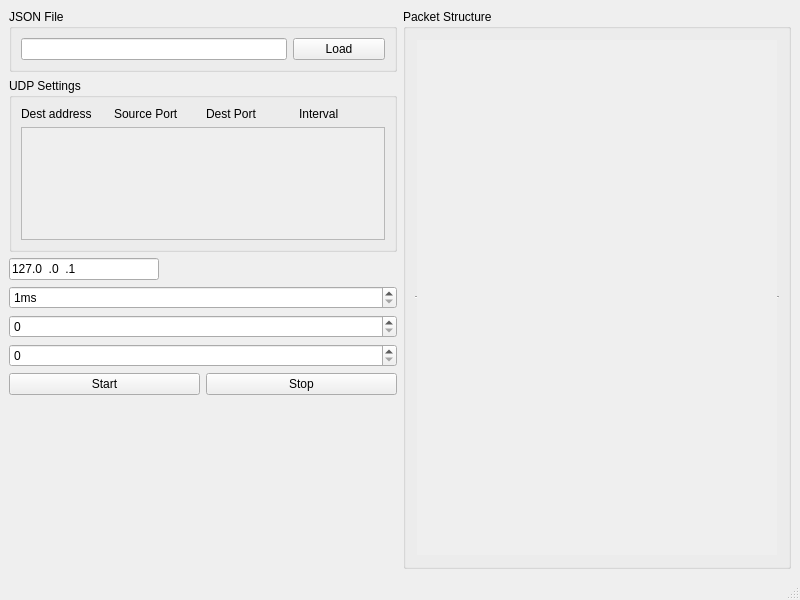
<?xml version="1.0" encoding="UTF-8"?>
<ui version="4.0">
 <class>MainWindow</class>
 <widget class="QMainWindow" name="MainWindow">
  <property name="geometry">
   <rect>
    <x>0</x>
    <y>0</y>
    <width>800</width>
    <height>600</height>
   </rect>
  </property>
  <property name="windowTitle">
   <string>MainWindow</string>
  </property>
  <property name="tabShape">
   <enum>QTabWidget::TabShape::Rounded</enum>
  </property>
  <widget class="QWidget" name="centralwidget">
   <layout class="QHBoxLayout" name="horizontalLayout_3">
    <item>
     <layout class="QVBoxLayout" name="verticalLayout_2">
      <item>
       <widget class="QGroupBox" name="groupBox">
        <property name="maximumSize">
         <size>
          <width>500</width>
          <height>16777215</height>
         </size>
        </property>
        <property name="title">
         <string>JSON File</string>
        </property>
        <layout class="QHBoxLayout" name="horizontalLayout">
         <item>
          <widget class="QLineEdit" name="leLoadPath"/>
         </item>
         <item>
          <widget class="QPushButton" name="btnLoadJson">
           <property name="minimumSize">
            <size>
             <width>92</width>
             <height>0</height>
            </size>
           </property>
           <property name="text">
            <string>Load</string>
           </property>
          </widget>
         </item>
        </layout>
       </widget>
      </item>
      <item>
       <widget class="QGroupBox" name="groupBox_2">
        <property name="maximumSize">
         <size>
          <width>500</width>
          <height>16777215</height>
         </size>
        </property>
        <property name="title">
         <string>UDP Settings</string>
        </property>
        <layout class="QGridLayout" name="gridLayout">
         <item row="0" column="0">
          <layout class="QHBoxLayout" name="horizontalLayout_2">
           <property name="leftMargin">
            <number>0</number>
           </property>
           <item>
            <widget class="QLabel" name="labelAddress">
             <property name="text">
              <string>Dest address</string>
             </property>
            </widget>
           </item>
           <item>
            <widget class="QLabel" name="labelSource">
             <property name="text">
              <string>Source Port</string>
             </property>
            </widget>
           </item>
           <item>
            <widget class="QLabel" name="labelDest">
             <property name="text">
              <string>Dest Port</string>
             </property>
            </widget>
           </item>
           <item>
            <widget class="QLabel" name="labelInterval">
             <property name="text">
              <string>Interval</string>
             </property>
             <property name="alignment">
              <set>Qt::AlignmentFlag::AlignLeading|Qt::AlignmentFlag::AlignLeft|Qt::AlignmentFlag::AlignVCenter</set>
             </property>
            </widget>
           </item>
          </layout>
         </item>
         <item row="2" column="0">
          <widget class="QScrollArea" name="scrollAreaHost">
           <property name="widgetResizable">
            <bool>true</bool>
           </property>
           <property name="alignment">
            <set>Qt::AlignmentFlag::AlignJustify|Qt::AlignmentFlag::AlignVCenter</set>
           </property>
           <widget class="QWidget" name="scrollAreaWidgetContentsHost">
            <property name="geometry">
             <rect>
              <x>0</x>
              <y>0</y>
              <width>374</width>
              <height>145</height>
             </rect>
            </property>
           </widget>
          </widget>
         </item>
        </layout>
       </widget>
      </item>
      <item>
       <widget class="QLineEdit" name="leDestAddress">
        <property name="maximumSize">
         <size>
          <width>150</width>
          <height>16777215</height>
         </size>
        </property>
        <property name="inputMask">
         <string>000.000.000.000</string>
        </property>
        <property name="text">
         <string>127.0.0.1</string>
        </property>
       </widget>
      </item>
      <item>
       <widget class="QSpinBox" name="sbInterval">
        <property name="minimumSize">
         <size>
          <width>0</width>
          <height>0</height>
         </size>
        </property>
        <property name="suffix">
         <string>ms</string>
        </property>
        <property name="minimum">
         <number>1</number>
        </property>
        <property name="maximum">
         <number>99999</number>
        </property>
       </widget>
      </item>
      <item>
       <widget class="QSpinBox" name="sbDestPort">
        <property name="maximum">
         <number>65535</number>
        </property>
       </widget>
      </item>
      <item>
       <widget class="QSpinBox" name="sbSrcPort">
        <property name="maximum">
         <number>65535</number>
        </property>
       </widget>
      </item>
      <item>
       <layout class="QHBoxLayout" name="horizontalLayout_5">
        <item>
         <widget class="QPushButton" name="btnStart">
          <property name="text">
           <string>Start</string>
          </property>
         </widget>
        </item>
        <item>
         <widget class="QPushButton" name="btnStop">
          <property name="text">
           <string>Stop</string>
          </property>
         </widget>
        </item>
       </layout>
      </item>
      <item>
       <spacer name="verticalSpacer">
        <property name="orientation">
         <enum>Qt::Orientation::Vertical</enum>
        </property>
        <property name="sizeHint" stdset="0">
         <size>
          <width>20</width>
          <height>40</height>
         </size>
        </property>
       </spacer>
      </item>
     </layout>
    </item>
    <item>
     <widget class="QGroupBox" name="groupBox_3">
      <property name="title">
       <string>Packet Structure</string>
      </property>
      <layout class="QVBoxLayout" name="verticalLayout">
       <item>
        <widget class="QScrollArea" name="scrollArea">
         <property name="frameShape">
          <enum>QFrame::Shape::HLine</enum>
         </property>
         <property name="widgetResizable">
          <bool>true</bool>
         </property>
         <widget class="QWidget" name="scrollAreaWidgetContents">
          <property name="geometry">
           <rect>
            <x>0</x>
            <y>0</y>
            <width>374</width>
            <height>522</height>
           </rect>
          </property>
         </widget>
        </widget>
       </item>
      </layout>
     </widget>
    </item>
   </layout>
  </widget>
  <widget class="QMenuBar" name="menubar">
   <property name="geometry">
    <rect>
     <x>0</x>
     <y>0</y>
     <width>800</width>
     <height>18</height>
    </rect>
   </property>
  </widget>
  <widget class="QStatusBar" name="statusbar"/>
 </widget>
 <resources/>
 <connections/>
</ui>
